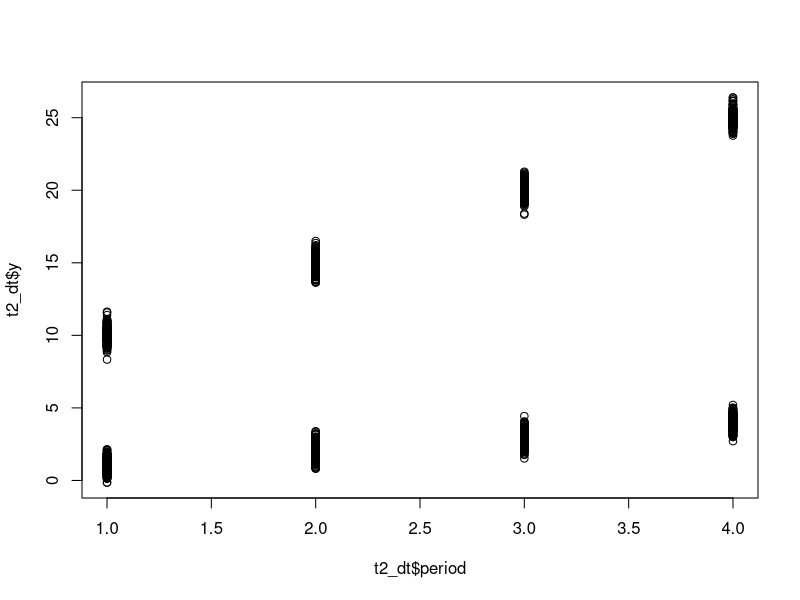

Reproduce this figure in R.
#=========================================#
# ==== Bilinski and Hatfield Function ====
#=========================================#

# - Keywords  
#  - #note I will use the tags #note for things I think are important
#  - #set will be used for things that need to be set for your specific

# - purpose of code:
# use the method from the bilinski and Hatfield function to impliment their test on a pretrends test
# there extra stuff around the function for debugging. Specifically I make some simulated data in here.
# we can move that to a seperate testing script once we are closer to a final version 

# -requirments to run 
# Data.table package: I love data.table and it's fast. IMO it is worth the dependency. 


# claer objects and code script to get a fresh start to test this 
rm(list = ls(pos = ".GlobalEnv"), pos = ".GlobalEnv")
options(scipen = 999)
cat("\f")


#================================#
# ==== create simulated data ====
#================================#
library(data.table)


  #===============================#
  # ==== true paralell trends ====
  #===============================#
    
    # start bhy setting parameters for the simulation 
    # later on I can calcualte these for specific test of the funciton but for now just pick some 
    n_treat <- 250 
    n_control <- 250 
    n_periods <- 4
    sig  <- .5
    B     <- 1
    dif     <- 5
      
      
    # create a data set with treatment and control observations 
    t1_dt <- data.table(ID = rep(1:(n_treat + n_control),n_periods))
    t1_dt[, treat := as.numeric(ID <= n_treat)]
    
    # put period indicators in there 
    t1_dt[, period := 1:n_periods, ID]
    
    
    # generate white noise for every observation 
    t1_dt[, epsilon := rnorm(nrow(t1_dt), 0, sig)]
    
    # Now generate simulated observations of y with noise 
    t1_dt[treat == 0, y := B*period + epsilon ]
    t1_dt[treat == 1, y :=dif + B*period + epsilon ]
  
  
  #============================#
  # ==== unparalell trends ====
  #============================#
    
    B1     <- 1
    B2     <- 5

    
    
    # create a data set with treatment and control observations 
    t2_dt <- data.table(ID = rep(1:(n_treat + n_control),n_periods))
    t2_dt[, treat := as.numeric(ID <= n_treat)]
    
    # put period indicators in there 
    t2_dt[, period := 1:n_periods, ID]
    
    
    # generate white noise for every observation 
    t2_dt[, epsilon := rnorm(nrow(t2_dt), 0, sig)]
    
    # Now generate simulated observations of y with noise 
    t2_dt[treat == 0, y := B1*period + epsilon ]
    t2_dt[treat == 1, y :=dif + B2*period + epsilon ]
  
    plot(t2_dt$y ~ t2_dt$period)
    
    

#================================#
# ==== Roxygen documentation ====
#================================#

#' HB_pretrends
#' 
#' Impliments a pretrends test in the style of Bilinski & HatfieldSeeking "evidence of absence: Reconsidering tests of model assumptions". 
#' Retrieved from http://arxiv.org/abs/1805.03273
#'
#'@param in_data Your data set entered as a data.table
#'@param in_treat_var Treatment variable name 
#'@param in_time_var Time variable name 
#'@param in_outcome_var outcome variable name 
#'@param in_threshold Acceptable threshold for differences in time coefficient
#'@details See the paper 
#'@examples 


#=========================#
# ==== start function ====
#=========================#

    
 HB_pretrends <- function(in_data, in_treat_var, in_time_var, in_outcome_var, in_threshold ){
   
   # grab out relevent data 
   
   # chage column names for ease 
   
   # create interaction terms 
   
   # run regression 
   
   # Test for coefficients being withing the threshold 
   # could use something like wald.test, or write from scratch 
   
   
   
   
   
 }



